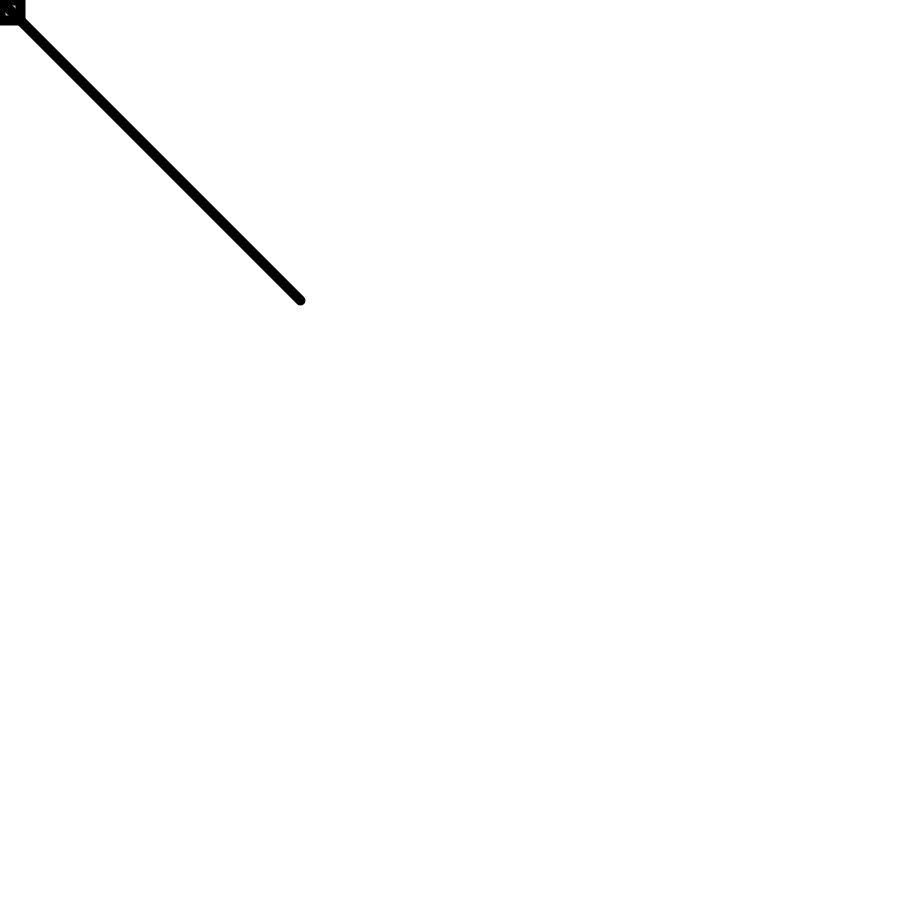
Frame 1 (no input)
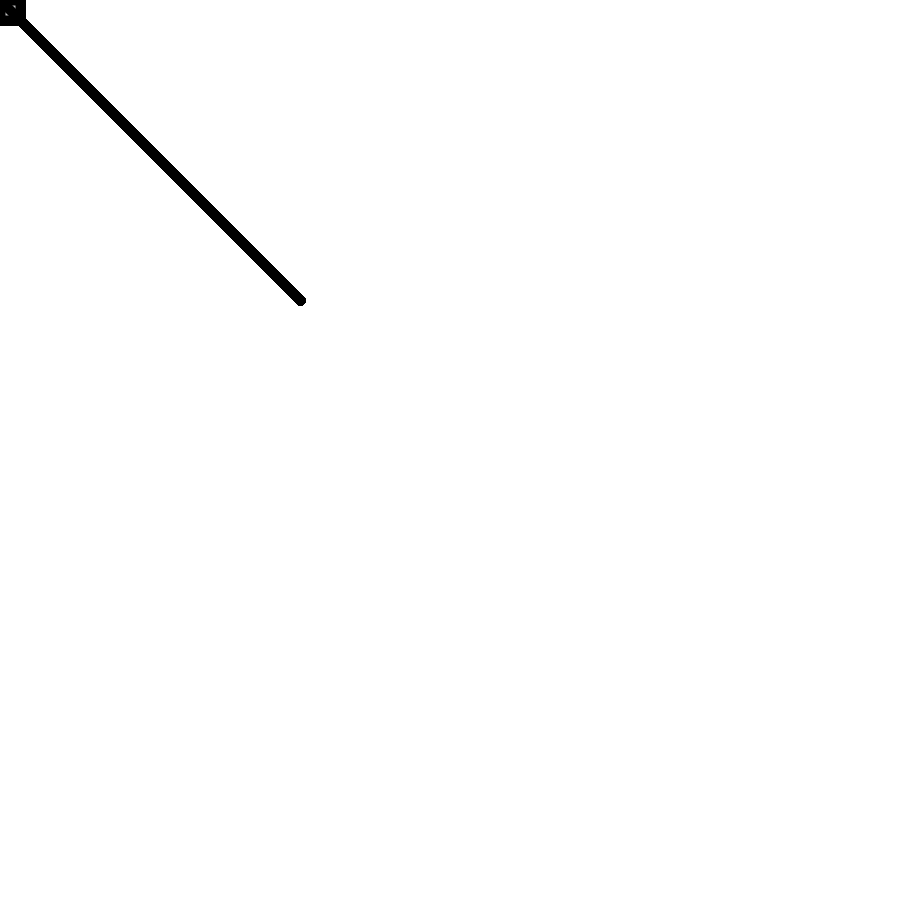
Frame 60 (the mouse pressed at the canvas centre just before this capture)
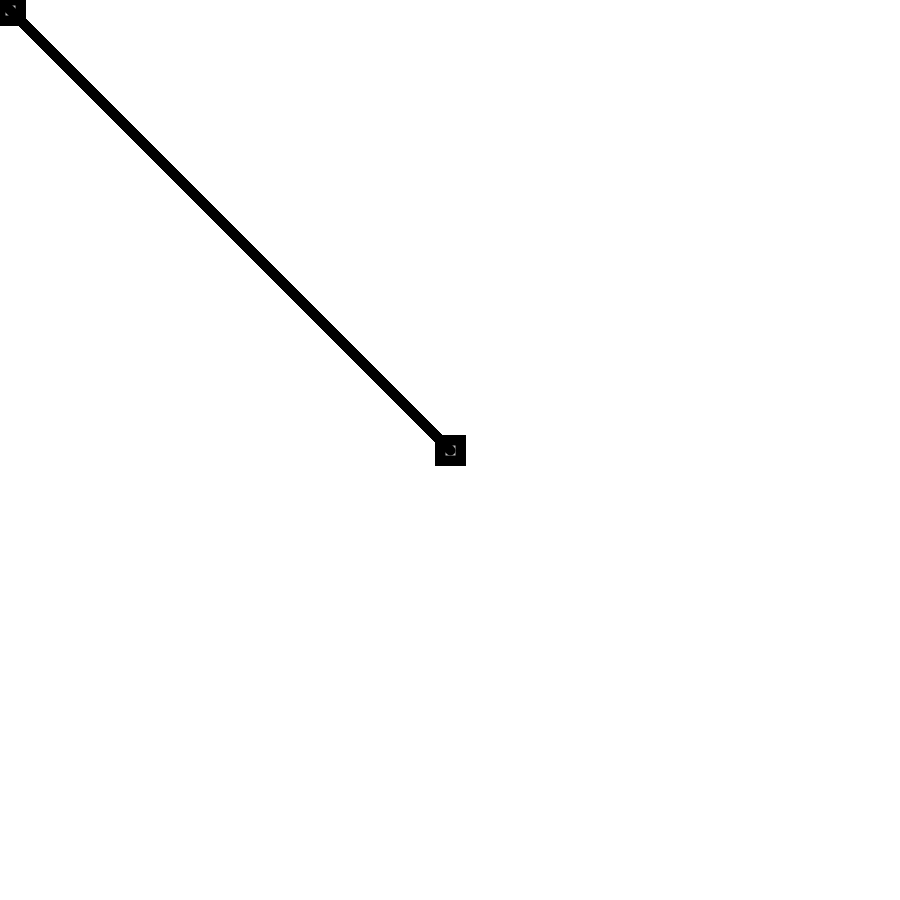
Frame 120 (the mouse held since frame 60 and released just before this capture)

The Processing sketch that drew these frames (run headless with seeded random() and noise(); from frame 60 on, the mouse is pressed at the canvas centre):

// Processing sketch: Drawing_App
// ── Drawing_App.pde
void setup() {
  size(900,900);
  background(255);
}

void draw() {
 stroke(0);
 strokeWeight(10);
 fill(190);
 rect(mouseX,mouseY,20,20);
 line(mouseX,mouseY,width/3,height/3);
}

void mousePressed() {
 stroke(0);
 fill(190);
 rectMode(CENTER);
 rect(mouseX,mouseY,20,20);
}
  
void keyPressed() {
  println(key);
  if (key == 'r') {
    stroke(255, 0, 0);
  }
  
  if (key == 'g') {
    stroke(0, 255, 0);
  }
  
  if (key == 'b') {
    stroke(0, 0, 255);
  }
  
  if (key == 'a') {
    stroke(42, 60, 200);
  }
  
  if (key == 'z') {
    stroke(200, 140, 60);
  }
  
  if (key == 's') {
    strokeWeight(1);
  }
  
  if (key == 't') {
    strokeWeight(10);
  }
  
  if (key == 'e') {
    background(255);
  }
}
